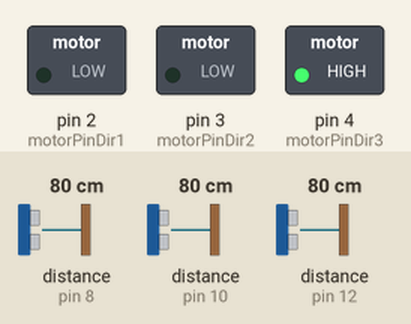
Bench run of a sketch on a simulated Arduino Uno, built with avr-gcc and run on an emulated ATmega328P. Parts: switched loads named in the sketch (green lamp = pin HIGH). Wiring (inferred from the names in the program): 3 × ultrasonic range finder: trigger pin 7, echo pin 8 / trigger pin 9, echo pin 10 / trigger pin 11, echo pin 12. Dashed ring = blinking. The inputs (shaded band) are chosen by the test bench; at power-on: distance to the obstacle (sensors on pin 8, pin 10, pin 12) 80 cm. The echo pulse lasts 58.3 µs per cm; pins used as bus, display or sensor lines are not drawn.

Above: at 3.96 s.
4.4 s: distance to the obstacle (sensor on pin 8) set to 120 cm
At 4.64 s:
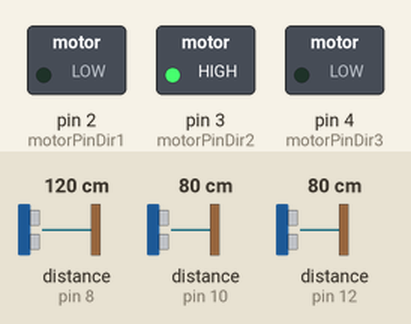
7.4 s: distance to the obstacle (sensor on pin 8) set to 2 cm
At 7.79 s:
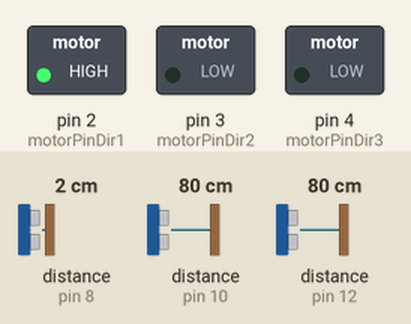
Timing chart, 0 to 16.4 s (numbered marks = the images above; inputs shaded):
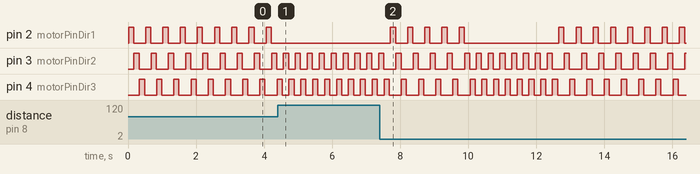

Measured:
- after the input at 4.4 s, pin 2 (motorPinDir1): stops changing and stays LOW; pin 3 (motorPinDir2): alternates HIGH for 0.15 s and LOW for 0.20 s, starting after 0.17 s; pin 4 (motorPinDir3): alternates HIGH for 0.15 s and LOW for 0.20 s, starting after 0.33 s
- after the input at 7.4 s, pin 2 (motorPinDir1): goes 4 × (HIGH 0.15 s, LOW 0.35 s), HIGH 0.15 s, LOW 2.8 s, 7 × (HIGH 0.15 s, LOW 0.36 s), HIGH 0.15 s, then LOW, starting after 0.31 s
- by itself, pin 2 (motorPinDir1), pin 3 (motorPinDir2), pin 4 (motorPinDir3): alternates HIGH for 0.15 s and LOW for 0.36 s

The sketch:

Blind_Navigation_System_with_Signal_Processing_Filters_Code.ino
```cpp
#define hampelWindowSize 23
#define hampelHalfWindowSize 11
#define HampeThreshold 1
#define Threshold 320

const int motorPinDir1  = 2;  // vibration motor transistor for direction 1 is connected to pin 2
const int motorPinDir2  = 3;  // vibration motor transistor for direction 2 is connected to pin 3
const int motorPinDir3  = 4;  // vibration motor transistor for direction 3 is connected to pin 4

const int trigPin1 = 7;
const int echoPin1 = 8;

const int trigPin2 = 9;
const int echoPin2 = 10;

const int trigPin3 = 11;
const int echoPin3 = 12;

int s1_cm=0;
int s2_cm=0;
int s3_cm=0;

// Hampel filter related declaration
int hampelFilterInSeneor1 [hampelWindowSize];
int hampelFilterInSeneor2 [hampelWindowSize];
int hampelFilterInSeneor3 [hampelWindowSize];
int hampelFilterBufSensor1 [hampelWindowSize];
int hampelFilterBufSensor2 [hampelWindowSize];
int hampelFilterBufSensor3 [hampelWindowSize];
int startIndex = 0;
int endIndex = 22;
int sensor1InitDone = 0;  //O means still waiting for letting array content to be full
int sensor2InitDone = 0;  //O means still waiting for letting array content to be full
int sensor3InitDone = 0;  //O means still waiting for letting array content to be full
int sensor1InitTime = 0;
int sensor2InitTime = 0;
int sensor3InitTime = 0;
int i;
int hampelFilterOutSensor1;  //This is the output of hampelfilter, which is also the moving average input (only one sample point)
int hampelFilterOutSensor2;
int hampelFilterOutSensor3;

// AMA related parameters
#define adj_window_length  11
int adj_idx = 10;
int AMABufSeneor1 [adj_window_length];
int AMABufSeneor2 [adj_window_length];
int AMABufSeneor3 [adj_window_length];
int AMAInput1 [adj_window_length];
int AMAInput2 [adj_window_length];
int AMAInput3 [adj_window_length];
int AMAOutSensor1;  //This is the output of AMA (only one sample point)
int AMAOutSensor2;
int AMAOutSensor3;
int hampel1Flag = 0;  //O means still waiting for letting array content to be full
int hampel2Flag = 0;
int hampel3Flag = 0;
int hampelcnt1 = 0;
int hampelcnt2 = 0;
int hampelcnt3 = 0;


void setup()
{
  // initialize serial communication:
  Serial.begin(9600);
  pinMode(motorPinDir1, OUTPUT);
  pinMode(motorPinDir2, OUTPUT);
  pinMode(motorPinDir3, OUTPUT);
}

void loop()
{

  s1_cm = sensorReading(trigPin1, echoPin1);
  s2_cm = sensorReading(trigPin2, echoPin2);
  s3_cm = sensorReading(trigPin3, echoPin3);
  if(s1_cm > Threshold )
   s1_cm = Threshold;
  if(s2_cm > Threshold )
   s2_cm = Threshold;
  if(s3_cm > Threshold )
   s3_cm = Threshold;

  /*
  Serial.print("Sensor1 Original Out: ");
  Serial.print(s1_cm);
  Serial.print(" cm | ");
  Serial.print("Sensor2 Original Out: ");
  Serial.print(s2_cm);
  Serial.print(" cm | ");
  Serial.print("Sensor3 Original Out: ");
  Serial.print(s3_cm);
  Serial.print(" cm ");
  Serial.println();
  */

  //In each operation, preparing the content of Sensor Array
  PrepareSeneorArray(hampelFilterInSeneor1, s1_cm,  startIndex, endIndex, sensor1InitDone, sensor1InitTime);
  PrepareSeneorArray(hampelFilterInSeneor2, s2_cm,  startIndex, endIndex, sensor2InitDone, sensor2InitTime);
  PrepareSeneorArray(hampelFilterInSeneor3, s3_cm,  startIndex, endIndex, sensor3InitDone, sensor3InitTime);

  // Sensor 1 initial array for tracking process
  if(sensor1InitDone == 0)
  {
    if(sensor1InitTime == endIndex)
    {
      sensor1InitTime = sensor1InitTime;
      sensor1InitDone = 1;
    }
    else
      sensor1InitTime = sensor1InitTime + 1;
  }
  else
    sensor1InitDone = sensor1InitDone;

  // Sensor 2 initial array for tracking process
  if(sensor2InitDone == 0)
  {
    if(sensor2InitTime == endIndex)
    {
      sensor2InitTime = sensor2InitTime;
      sensor2InitDone = 1;
    }
    else
      sensor2InitTime = sensor2InitTime + 1;
  }
  else
    sensor2InitDone = sensor2InitDone;

  // Sensor 3 initial array for tracking process
  if(sensor3InitDone == 0)
  {
    if(sensor3InitTime == endIndex)
    {
      sensor3InitTime = sensor3InitTime;
      sensor3InitDone = 1;
    }
    else
      sensor3InitTime = sensor3InitTime + 1;
  }
  else
    sensor3InitDone = sensor3InitDone;

  if(sensor1InitDone == 1)
  {
    // This for loop is used to copy the stored contents of sensor sample array to the temporary space
    // for hampel filter usage
    for(i=startIndex;i<=endIndex;i++)
      hampelFilterBufSensor1[i] = hampelFilterInSeneor1[i];
    hampelFilterOutSensor1 = Hampel(hampelFilterBufSensor1, startIndex, endIndex);

    //Serial.print("Sensor1: ");
    //Serial.print(hampelFilterOutSensor1);
    //Serial.print(" cm | ");
  }

  if(sensor2InitDone == 1)
  {
    // This for loop is used to copy the stored contents of sensor sample array to the temporary space
    // for hampel filter usage
    for(i=startIndex;i<=endIndex;i++)
      hampelFilterBufSensor2[i] = hampelFilterInSeneor2[i];
    hampelFilterOutSensor2 = Hampel(hampelFilterBufSensor2, startIndex, endIndex);
    //Serial.print("Sensor2: ");
    //Serial.print(hampelFilterOutSensor2);
    //Serial.print(" cm | ");
  }

   if(sensor3InitDone == 1)
  {
    // This for loop is used to copy the stored contents of sensor sample array to the temporary space
    // for hampel filter usage
    for(i=startIndex;i<=endIndex;i++)
      hampelFilterBufSensor3[i] = hampelFilterInSeneor3[i];
    hampelFilterOutSensor3 = Hampel(hampelFilterBufSensor3, startIndex, endIndex);
    //Serial.print("Sensor3: ");
    //Serial.print(hampelFilterOutSensor3);
    //Serial.print(" cm");
    //Serial.println();
  }

  /*
  Serial.print("Sensor1 Hampel Out: ");
  Serial.print(hampelFilterOutSensor1);
  Serial.print(" cm | ");
  Serial.print("Sensor2  Hampel Out: ");
  Serial.print(hampelFilterOutSensor2);
  Serial.print(" cm | ");
  Serial.print("Sensor3 Hampel Out: ");
  Serial.print(hampelFilterOutSensor3);
  Serial.print(" cm");
  Serial.println();
  */


  /*
  if (hampelFilterOutSensor1 < 20) {
    vibrate1(motorPinDir1);
  }
  if (hampelFilterOutSensor2 < 20) {
    vibrate1(motorPinDir2);
  }
  if (hampelFilterOutSensor3 < 20) {
    vibrate1(motorPinDir3);
  }
  */

  /* Establish the input array for AMA algorithm */
  if(sensor1InitDone == 1)
    PrepareSeneorArray(AMABufSeneor1, hampelFilterOutSensor1,  startIndex, adj_idx, hampel1Flag, hampelcnt1);
  if(sensor2InitDone == 1)
    PrepareSeneorArray(AMABufSeneor2, hampelFilterOutSensor2,  startIndex, adj_idx, hampel2Flag, hampelcnt2);
  if(sensor3InitDone == 1)
    PrepareSeneorArray(AMABufSeneor3, hampelFilterOutSensor3,  startIndex, adj_idx, hampel3Flag, hampelcnt3);

  // AMA buffer 1 initial array for tracking process
  if(hampel1Flag == 0)
  {
    if(hampelcnt1 == adj_window_length)
    {
      hampelcnt1 = hampelcnt1;
      hampel1Flag = 1;
    }
    else
      hampelcnt1 = hampelcnt1 + 1;
  }
  else
    hampel1Flag = hampel1Flag;

  // AMA buffer 2 initial array for tracking process
  if(hampel2Flag == 0)
  {
    if(hampelcnt2 == adj_window_length)
    {
      hampelcnt2 = hampelcnt2;
      hampel2Flag = 1;
    }
    else
      hampelcnt2 = hampelcnt2 + 1;
  }
  else
    hampel2Flag = hampel2Flag;

  // AMA buffer 3 initial array for tracking process
  if(hampel3Flag == 0)
  {
    if(hampelcnt3 == adj_window_length)
    {
      hampelcnt3 = hampelcnt3;
      hampel3Flag = 1;
    }
    else
      hampelcnt3 = hampelcnt3 + 1;
  }
  else
    hampel3Flag = hampel3Flag;

  /* Apply Adaptive Moving Average */
  if(hampel1Flag == 1)
  {
    for(i=startIndex;i<adj_window_length;i++)
      AMAInput1[i] = AMABufSeneor1[i];
    AMAOutSensor1 = Adj_Window_AMA(AMAInput1,adj_window_length);
    //Serial.print("AMA1: ");
    //Serial.print(AMAOutSensor1);
    //Serial.print(" cm | ");
  }
  if(hampel2Flag == 1)
  {
    for(i=startIndex;i<adj_window_length;i++)
      AMAInput2[i] = AMABufSeneor2[i];
    AMAOutSensor2 = Adj_Window_AMA(AMAInput2,adj_window_length);
    //Serial.print("AMA2: ");
    //Serial.print(AMAOutSensor2);
    //Serial.print(" cm | ");
  }
  if(hampel3Flag == 1)
  {
    for(i=startIndex;i<adj_window_length;i++)
      AMAInput3[i] = AMABufSeneor3[i];
    AMAOutSensor3 = Adj_Window_AMA(AMAInput3,adj_window_length);
    //Serial.print("AMA3: ");
    //Serial.print(AMAOutSensor3);
    //Serial.print(" cm ");
    //Serial.println();
  }
  /*
  Serial.print("AMA1: ");
  Serial.print(AMAOutSensor1);
  Serial.print(" cm | ");
  Serial.print("AMA2: ");
  Serial.print(AMAOutSensor2);
  Serial.print(" cm | ");
  Serial.print("AMA3: ");
  Serial.print(AMAOutSensor3);
  Serial.print(" cm");
  Serial.println();
  */

  vibratorControl(hampel1Flag, AMAOutSensor1, s1_cm, motorPinDir1);
  vibratorControl(hampel2Flag, AMAOutSensor2, s2_cm, motorPinDir2);
  vibratorControl(hampel3Flag, AMAOutSensor3, s3_cm, motorPinDir3);

  delay(10);
}

int vibrate1(int motorPin)
{
   digitalWrite(motorPin,  HIGH);
   delay(150);
   digitalWrite(motorPin,  LOW);
   delay(10);
}

int vibrate2(int motorPin)
{
   digitalWrite(motorPin,  HIGH);
   delay(100);
   digitalWrite(motorPin,  LOW);
   delay(10);
}

int vibrate3(int motorPin)
{
   digitalWrite(motorPin,  HIGH);
   delay(50);
   digitalWrite(motorPin,  LOW);
   delay(10);
}

void vibratorControl(int flag, int sensorValue, int originalValue, int motorPin)
{
  if((flag == 1)&&(sensorValue > 0))
  {
    if (sensorValue < 120)
    {
      vibrate1(motorPin);
    }
    if (sensorValue > 120 && sensorValue < 220)
    {
      vibrate2(motorPin);
    }
    if (sensorValue > 220 && sensorValue < 320)
    {
      vibrate3(motorPin);
    }
  }
  else
  {
    if (originalValue < 120)
    {
      vibrate1(motorPin);
    }
    if (originalValue > 120 && originalValue < 220)
    {
      vibrate2(motorPin);
    }
    if (originalValue > 220 && originalValue < 320)
    {
      vibrate3(motorPin);
    }
  }
}

int sensorReading(int trigPin, int echoPin){

  // establish variables for duration of the ping,
  // and the distance result in inches and centimeters:
  long duration, inches, cm;

  // The sensor is triggered by a HIGH pulse of 10 or more microseconds.
  // Give a short LOW pulse beforehand to ensure a clean HIGH pulse:
  pinMode(trigPin, OUTPUT);
  digitalWrite(trigPin, LOW);
  delayMicroseconds(2);
  digitalWrite(trigPin, HIGH);
  delayMicroseconds(10);
  digitalWrite(trigPin, LOW);

  // Read the signal from the sensor: a HIGH pulse whose
  // duration is the time (in microseconds) from the sending
  // of the ping to the reception of its echo off of an object.
  pinMode(echoPin, INPUT);
  duration = pulseIn(echoPin, HIGH);

  // convert the time into a distance
  //inches = microsecondsToInches(duration);
  cm = microsecondsToCentimeters(duration);
  return cm;
}

void PrepareSeneorArray(int *sensorArray, int seneorReadout,  int startIndex, int endIndex, int initDone, int initTimeIndex)
{
  int i;
  if(initDone == 0) // Means array is not full
  {
   sensorArray[initTimeIndex] = seneorReadout;
  }
  else //means array is already full
  {
    for(i=startIndex;i<endIndex;i++)  // left the latest sesorReadout to be put in the array after the loop finish
    {
      sensorArray[i] =  sensorArray[i+1];
    }
    sensorArray[endIndex] = seneorReadout;
  }
}


/*Perform the hampel filter algorithm here to calculate the :
* 1. Local Nominal Data Reference Value and the Local Scale of Natural Variation
* 2. Replace the outlier if necessary
*/
int Hampel (int *sampleBuffer, int startIndex, int endIndex)
{
  int median;
  float variance = 1.4826;
  int i;
  int absoluteInput1;
  int absoluteInput2;
  int varianceTemp;
  int sampleBufferForVariance [hampelWindowSize];
  int sampleFiltered;
  for (i=startIndex;i<=endIndex;i++)
  {
    sampleBufferForVariance[i] = sampleBuffer[i];
    if(i == (endIndex>>1))
     sampleFiltered = sampleBuffer[i];
  }
  // Calculate the median of the input data sequence
  // And after this function the contents in sampleBuffer are already sorted
  median = Median (sampleBuffer, startIndex, endIndex);
  // Calculate the variance of the input data sequence
  for(i=startIndex;i<=endIndex;i++)
  {
    absoluteInput1 = sampleBufferForVariance[i] - median;
    sampleBufferForVariance[i] = abs(absoluteInput1);
  }
  //After performing the Median function, the sampleBufferForVariance is already sorted
  varianceTemp = Median (sampleBufferForVariance, startIndex, endIndex);
  //variance here is floaint point declared as float
  variance = variance * float(varianceTemp) * HampeThreshold;
  // Remove the outlier
  absoluteInput2 = sampleFiltered - median;
  if(abs(absoluteInput2) > int(variance)){
   sampleFiltered = median;
  }
 return sampleFiltered;
}


/* Find the Median of the given input sample sequence*/
int Median (int *sampleBuffer, int startIndex, int endIndex)
{
  int median;
  int centerIndex;
  // Perform the Selection Sort
  SelectionSort (startIndex, endIndex, sampleBuffer);
  // Here we only use the odd numbe window size
  centerIndex = endIndex >> 1;
  median = sampleBuffer[centerIndex];
  return median;
}

/* Implement the selection sort algorithm Start*/
// Y is pointer point to the begining of the received sample array
void SelectionSort(int Start, int End, int *Y)
{
  int i,j;
  int minKey;
  for (i=Start;i<=End;i++)
  {
    minKey = FindMin(i, End, Y);
    swap(minKey, i, Y);
  }
}

void swap(int a, int b, int *W)
{
    int temp;
    temp = W[a];
    W[a] = W[b];
    W[b] = temp;
}

int FindMin(int Start, int End, int *Z)
{
  int i;
  int minKey = Start,
  minValue = Z[Start];
  for (i=Start;i<=End;i++)
    {
      if (Z[i]<minValue)
        {
          minKey = i;
          minValue = Z[i];
        }
    }
  return minKey;
}
/* Implement the selection sort algorithm End*/

/* Variance Calculation */
double variance(int * input_array,int array_length)
{
  int sum = 0;
  double avg, sumOfSquare;
  // average calculation
  for(int i = 0;i < array_length;i++)
  {
    sum = sum + input_array[i];
  }
  avg = sum / array_length;

  for(int i = 0;i < array_length;i++)
  {
    sumOfSquare = sumOfSquare + (input_array[i] - avg)*(input_array[i] - avg);
  }

  return (sumOfSquare/array_length);
}

/* Adaptive Moving Average reading */
int AMA(int pre_value,int cur_reading,int window_len)
{
  float k, oneK;
  // Calculate the exponential percentage
  k = 2 / (window_len + 1);
  oneK = 1-k;
  return (cur_reading * k + (pre_value * oneK));
}

/* Adjust window size dynamically */
int Adj_Window_AMA(int * input_array,int init_window)
{
  int window_len, pre_value, cur_reading;
  int sampleInterval[init_window-1], newInterval[init_window];
  double oldVar, newVar;

  for (int i = 0;i < (init_window);i++)
  {
    if(i == init_window-1)
    {
      cur_reading = input_array[i];
      newInterval[i] = cur_reading;
    }
    else
    {
      sampleInterval[i] = input_array[i];
      newInterval[i] = input_array[i];
      if(i == init_window-2)
      {
        pre_value = input_array[i];
      }
    }
  }

  oldVar = variance(sampleInterval,init_window-1);
  newVar = variance(newInterval,init_window);

  if (newVar > 2*oldVar)
  {
    window_len = 3;
  }
  else if (newVar < oldVar)
  {
    window_len = 10;
  }
  else
  {
    window_len = window_len;
  }

  return AMA(pre_value,cur_reading,window_len);
}
/* End of Adaptive Moving Filter */


long microsecondsToInches(long microseconds)
{
  return microseconds / 74 / 2;
}

long microsecondsToCentimeters(long microseconds)
{
  return microseconds / 29 / 2;
}
```
